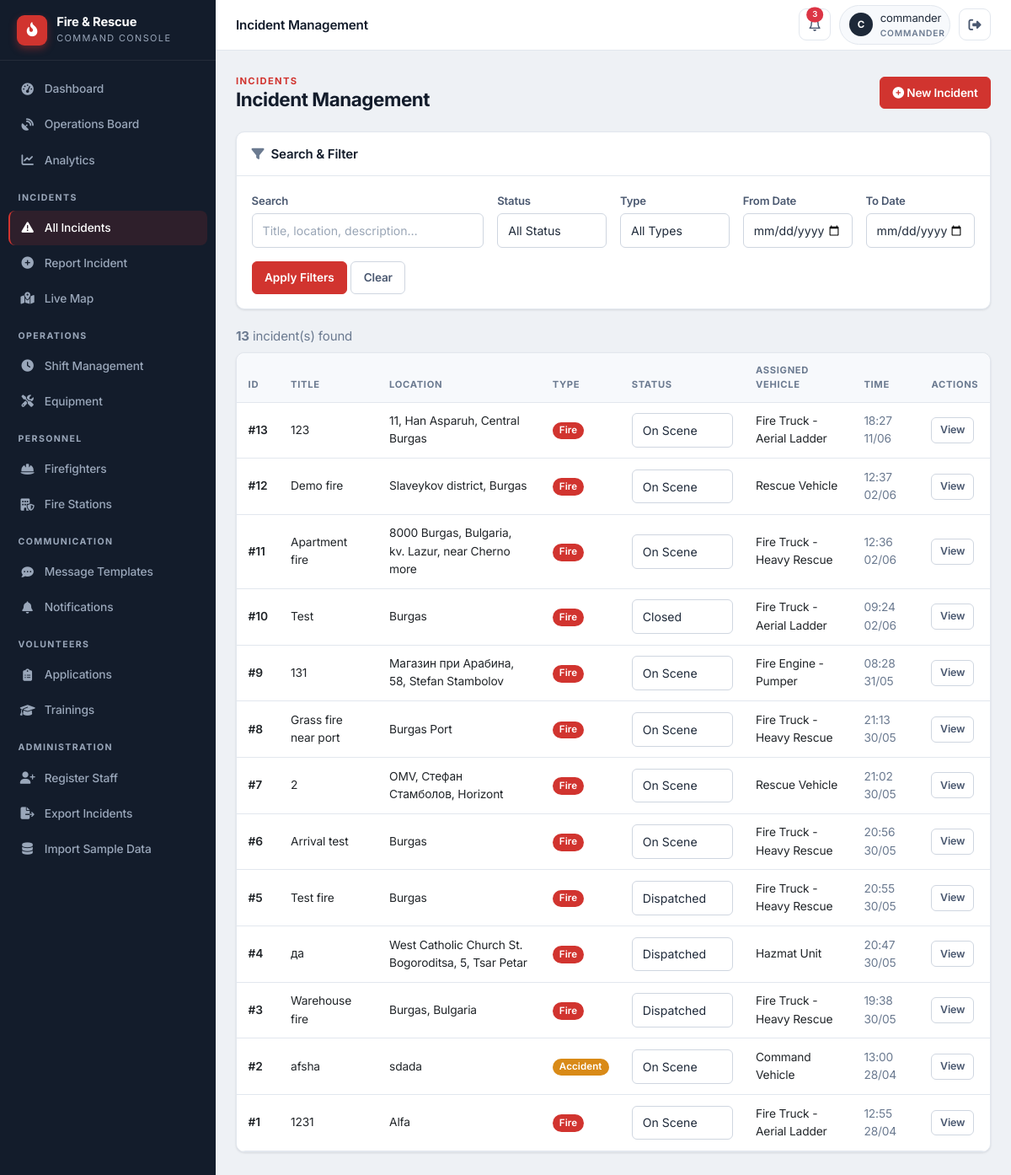
Page /staff/incidents (signed in) on the committed database.
### app/models/incident.py (models this page shows)
class Incident(db.Model):
    id = db.Column(db.Integer, primary_key=True)
    title = db.Column(db.String(100), nullable=False)
    location = db.Column(db.String(200), nullable=False)
    incident_type = db.Column(db.String(50), nullable=False)
    description = db.Column(db.Text)
    status = db.Column(db.String(20), default='Reported')
    reported_by = db.Column(db.Integer, db.ForeignKey('user_model.id'))
    reported_at = db.Column(db.DateTime, default=datetime.datetime.utcnow)
    assigned_vehicle_id = db.Column(db.Integer, db.ForeignKey('vehicle.id'), nullable=True)
    latitude = db.Column(db.Float, nullable=True)
    longitude = db.Column(db.Float, nullable=True)
    dispatched_at = db.Column(db.DateTime, nullable=True)
    on_scene_at = db.Column(db.DateTime, nullable=True)
    closed_at = db.Column(db.DateTime, nullable=True)
    last_updated = db.Column(db.DateTime, default=datetime.datetime.utcnow, onupdate=datetime.datetime.utcnow)
    updated_by = db.Column(db.Integer, db.ForeignKey('user_model.id'), nullable=True)
    assigned_vehicle = db.relationship('Vehicle', foreign_keys=[assigned_vehicle_id])
    reporter = db.relationship('UserModel', foreign_keys=[reported_by], backref='reported_incidents')
    updater = db.relationship('UserModel', foreign_keys=[updated_by], backref='updated_incidents')
    wind_direction = db.Column(db.Integer, nullable=True)  # degrees (0-360)
    wind_speed = db.Column(db.Float, nullable=True)  # km/h

### app/models/vehicle.py (models this page shows)
class Vehicle(db.Model):
    id = db.Column(db.Integer, primary_key=True)
    type = db.Column(db.String(50))
    location = db.Column(db.String(200))
    latitude = db.Column(db.Float, nullable=True)
    longitude = db.Column(db.Float, nullable=True)
    last_updated = db.Column(db.DateTime, default=datetime.datetime.utcnow, onupdate=datetime.datetime.utcnow)
    speed = db.Column(db.Float, nullable=True)
    heading = db.Column(db.Integer, nullable=True)
    status = db.Column(db.String(20), default='station')
    station_id = db.Column(db.Integer, db.ForeignKey('fire_station.id'), nullable=True)
    current_incident_id = db.Column(db.Integer, db.ForeignKey('incident.id'), nullable=True)
    route_polyline = db.Column(db.Text, nullable=True)      # JSON list of [lat, lng] along the road
    route_started_at = db.Column(db.DateTime, nullable=True)  # when the vehicle began driving
    route_total_seconds = db.Column(db.Float, nullable=True)  # animation duration (sped up for demo)
    route_real_seconds = db.Column(db.Float, nullable=True)   # real OSRM driving time, for ETA display
    route_distance_m = db.Column(db.Float, nullable=True)     # real route distance in meters
    route_dest_lat = db.Column(db.Float, nullable=True)
    route_dest_lng = db.Column(db.Float, nullable=True)
    current_incident = db.relationship('Incident', foreign_keys=[current_incident_id])
    firefighters = db.relationship('Firefighter', backref='assigned_vehicle', lazy=True)

### app/routes/incidents.py (the view, shortened to what this page needs)
@incidents_bp.route('/staff/incidents')
@login_required
def list_incidents():
    search_query = request.args.get('search', '')
    status_filter = request.args.get('status', '')
    type_filter = request.args.get('type', '')
    date_from = request.args.get('date_from', '')
    date_to = request.args.get('date_to', '')
    query = Incident.query
    if status_filter:
        query = query.filter(Incident.status == status_filter)
    if type_filter:
        query = query.filter(Incident.incident_type == type_filter)
    if date_from:
        date_from_obj = datetime.datetime.strptime(date_from, '%Y-%m-%d')
        query = query.filter(Incident.reported_at >= date_from_obj)
    if date_to:
        date_to_obj = datetime.datetime.strptime(date_to, '%Y-%m-%d') + datetime.timedelta(days=1)
        query = query.filter(Incident.reported_at <= date_to_obj)
    all_incidents = query.order_by(Incident.reported_at.desc()).all()
    all_statuses = db.session.query(Incident.status).distinct().all()
    all_types = db.session.query(Incident.incident_type).distinct().all()
    return render_template('staff/incidents/list.html',
                           incidents=all_incidents,
                           all_statuses=[s[0] for s in all_statuses],
                           all_types=[t[0] for t in all_types],
                           search_query=search_query,
                           status_filter=status_filter,
                           type_filter=type_filter,
                           date_from=date_from,
                           date_to=date_to)

### app/templates/staff/incidents/list.html (shortened to what this page needs)
{% extends "staff/base.html" %}
{% block topbar_title %}Incident Management{% endblock %}
{% block content %}
<div class="page-head">
    <div>
        <div class="eyebrow">Incidents</div>
        <h1>Incident Management</h1>
    </div>
    <a href="{{ url_for('incidents.report_incident') }}" class="btn btn-primary">
        <i class="fa-solid fa-circle-plus"></i> New Incident
    </a>
</div>
<div class="card">
    <div class="card-header"><i class="fa-solid fa-filter text-muted me-2"></i>Search &amp; Filter</div>
    <div class="card-body">
        <form method="GET" action="{{ url_for('incidents.list_incidents') }}">
            <div class="row g-3">
                <div class="col-md-4">
                    <label class="form-label">Search</label>
                    <input type="text" name="search" class="form-control" value="{{ search_query }}" placeholder="Title, location, description…">
                </div>
                <div class="col-md-2">
                    <label class="form-label">Status</label>
                    <select name="status" class="form-select">
                        <option value="">All Status</option>
                    </select>
                </div>
                <div class="col-md-2">
                    <label class="form-label">Type</label>
                    <select name="type" class="form-select">
                        <option value="">All Types</option>
                    </select>
                </div>
                <div class="col-md-2">
                    <label class="form-label">From Date</label>
                    <input type="date" name="date_from" class="form-control" value="{{ date_from }}">
                </div>
                <div class="col-md-2">
                    <label class="form-label">To Date</label>
                    <input type="date" name="date_to" class="form-control" value="{{ date_to }}">
                </div>
            </div>
            <div class="mt-3">
                <button type="submit" class="btn btn-primary">Apply Filters</button>
                <a href="{{ url_for('incidents.list_incidents') }}" class="btn btn-outline-secondary">Clear</a>
            </div>
        </form>
    </div>
</div>
<div class="mb-2 text-muted"><strong>{{ incidents|length }}</strong> incident(s) found</div>
<div class="card mb-0">
    <div class="table-responsive">
        <table class="table table-hover mb-0">
            <thead>
                <tr>
                    <th>ID</th><th>Title</th><th>Location</th><th>Type</th><th>Status</th><th>Assigned Vehicle</th><th>Time</th><th>Actions</th>
                </tr>
            </thead>
            <tbody>
                {% for incident in incidents %}
                <tr>
                    <td class="fw-semibold">#{{ incident.id }}</td>
                    <td>{{ incident.title }}</td>
                    <td>{{ incident.location }}</td>
                    <td><span class="badge bg-{% if incident.incident_type == 'fire' %}primary{% elif incident.incident_type == 'rescue' %}success{% elif incident.incident_type == 'accident' %}warning{% else %}secondary{% endif %} text-capitalize">{{ incident.incident_type }}</span></td>
                    <td>
                        <div class="d-flex align-items-center">
                            <select class="form-select form-select-sm quick-status" data-incident="{{ incident.id }}" style="width:auto; min-width:120px;">
                                <option value="Dispatched" {% if incident.status == 'Dispatched' %}selected{% endif %}>Dispatched</option>
                                <option value="On Scene" {% if incident.status == 'On Scene' %}selected{% endif %}>On Scene</option>
                                <option value="Closed" {% if incident.status == 'Closed' %}selected{% endif %}>Closed</option>
                            </select>
                        </div>
                    </td>
                    <td>{% if incident.assigned_vehicle %}{{ incident.assigned_vehicle.type }}{% else %}<span class="text-muted">Unassigned</span>{% endif %}</td>
                    <td class="text-muted">{{ incident.reported_at.strftime('%H:%M %d/%m') }}</td>
                    <td><a href="{{ url_for('incidents.detail', incident_id=incident.id) }}" class="btn btn-sm btn-outline-secondary">View</a></td>
                </tr>
                {% endfor %}
            </tbody>
        </table>
    </div>
</div>
{% endblock %}

### rows in the picture
Incident: id "13", title "123", location "11, Han Asparuh, Central Burgas", incident_type "Fire", status+id "On Scene", assigned_vehicle.type "Fire Truck - Aerial Ladder", reported_at "18:27 11/06"
Incident: id "12", title "Demo fire", location "Slaveykov district, Burgas", incident_type "Fire", status+id "On Scene", assigned_vehicle.type "Rescue Vehicle", reported_at "12:37 02/06"
Incident: id "11", title "Apartment fire", location "8000 Burgas, Bulgaria, kv. Lazur, near Cherno more", incident_type "Fire", status+id "On Scene", assigned_vehicle.type "Fire Truck - Heavy Rescue", reported_at "12:36 02/06"
Incident: id "10", title "Test", location "Burgas", incident_type "Fire", status+id "Closed", assigned_vehicle.type "Fire Truck - Aerial Ladder", reported_at "09:24 02/06"
Incident: id "9", title "131", location "Магазин при Арабина, 58, Stefan Stambolov", incident_type "Fire", status+id "On Scene", assigned_vehicle.type "Fire Engine - Pumper", reported_at "08:28 31/05"
Incident: id "8", title "Grass fire near port", location "Burgas Port", incident_type "Fire", status+id "On Scene", assigned_vehicle.type "Fire Truck - Heavy Rescue", reported_at "21:13 30/05"
Incident: id "7", title "2", location "OMV, Стефан Стамболов, Horizont", incident_type "Fire", status+id "On Scene", assigned_vehicle.type "Rescue Vehicle", reported_at "21:02 30/05"
Incident: id "6", title "Arrival test", location "Burgas", incident_type "Fire", status+id "On Scene", assigned_vehicle.type "Fire Truck - Heavy Rescue", reported_at "20:56 30/05"
Incident: id "5", title "Test fire", location "Burgas", incident_type "Fire", status+id "Dispatched", assigned_vehicle.type "Fire Truck - Heavy Rescue", reported_at "20:55 30/05"
Incident: id "4", title "да", location "West Catholic Church St. Bogoroditsa, 5, Tsar Petar", incident_type "Fire", status+id "Dispatched", assigned_vehicle.type "Hazmat Unit", reported_at "20:47 30/05"
Incident: id "3", title "Warehouse fire", location "Burgas, Bulgaria", incident_type "Fire", status+id "Dispatched", assigned_vehicle.type "Fire Truck - Heavy Rescue", reported_at "19:38 30/05"
Incident: id "2", title "afsha", location "sdada", incident_type "Accident", status+id "On Scene", assigned_vehicle.type "Command Vehicle", reported_at "13:00 28/04"
Incident: id "1", title "1231", location "Alfa", incident_type "Fire", status+id "On Scene", assigned_vehicle.type "Fire Truck - Aerial Ladder", reported_at "12:55 28/04"

### other values in the picture
{{ (session.user_name or '?')[0]|upper }} "C"
{{ session.user_name }} "commander"
{{ session.user_role }} "COMMANDER"
{{ incidents|length }} "13"
